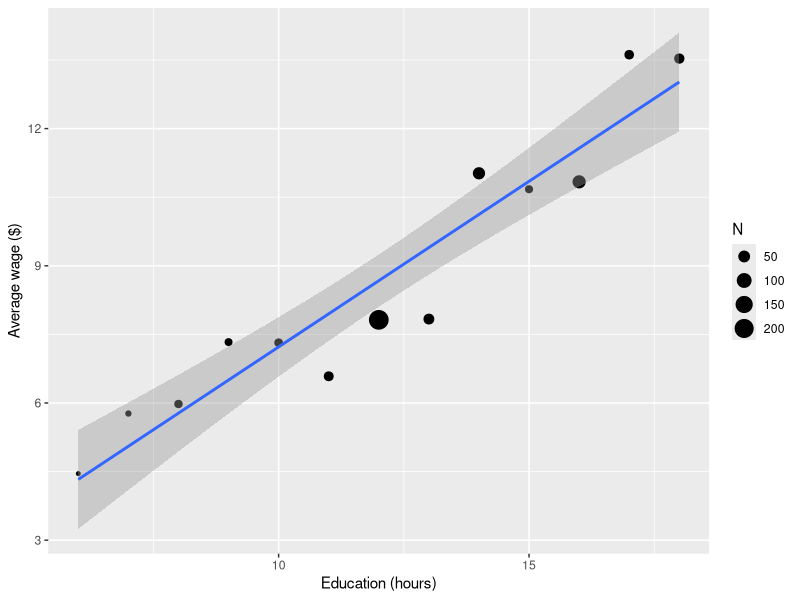
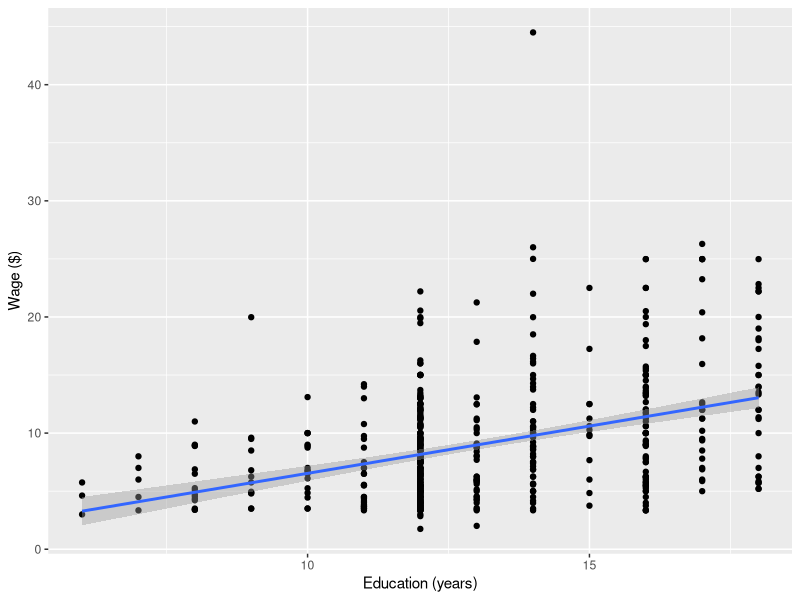
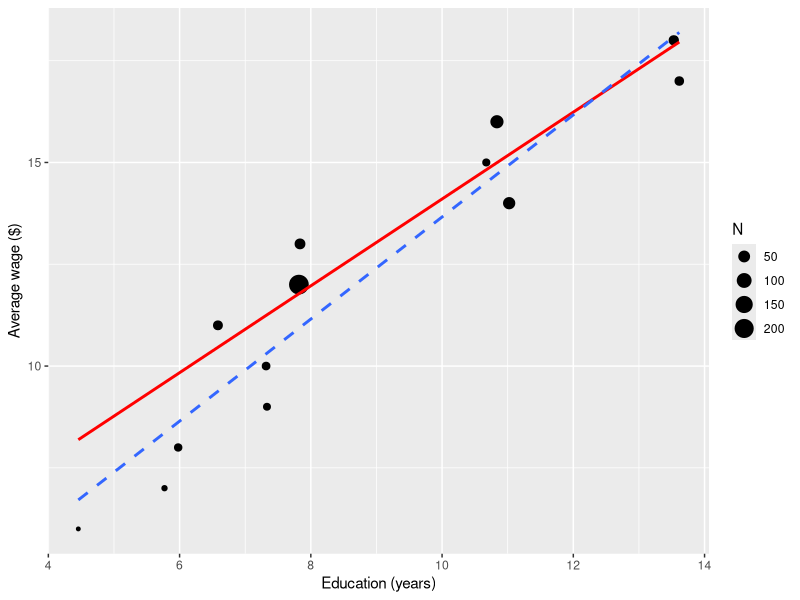
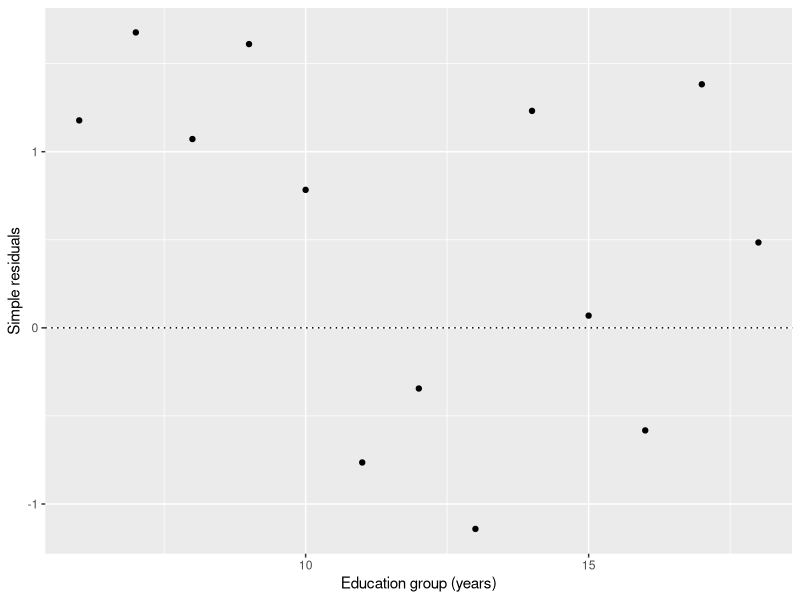
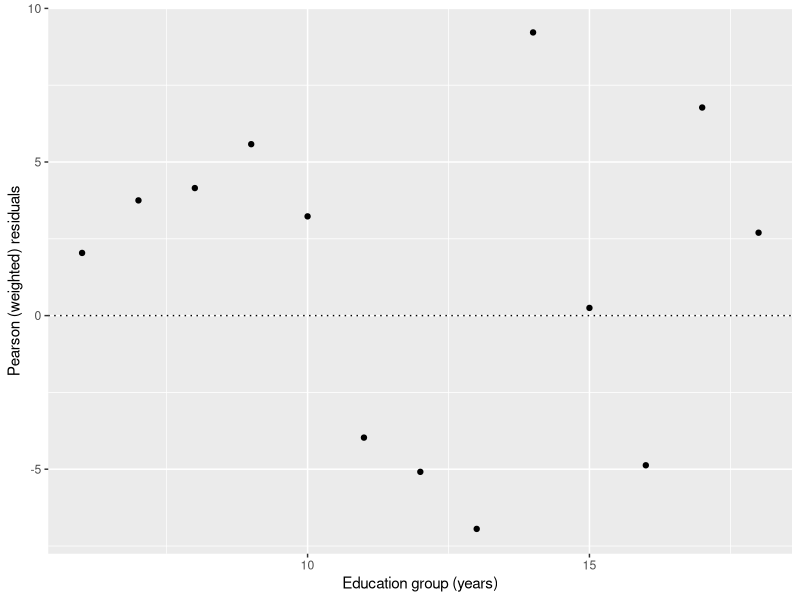
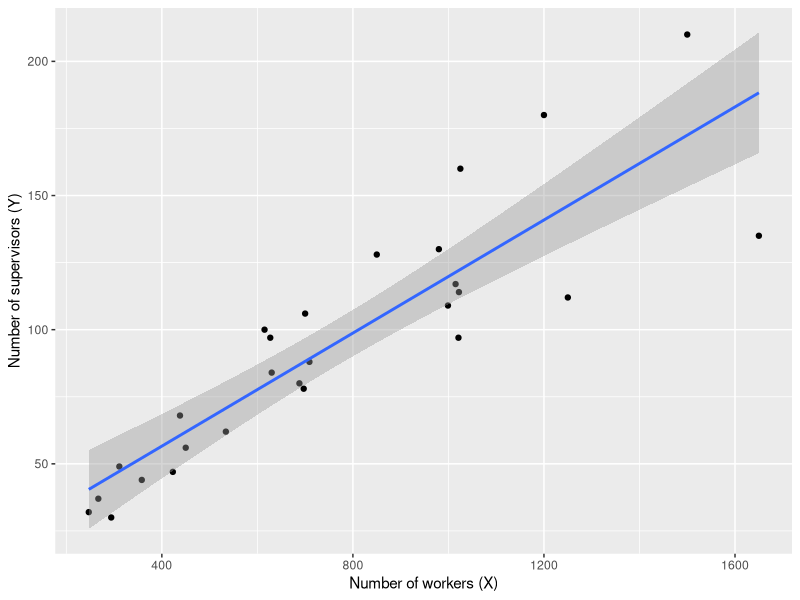
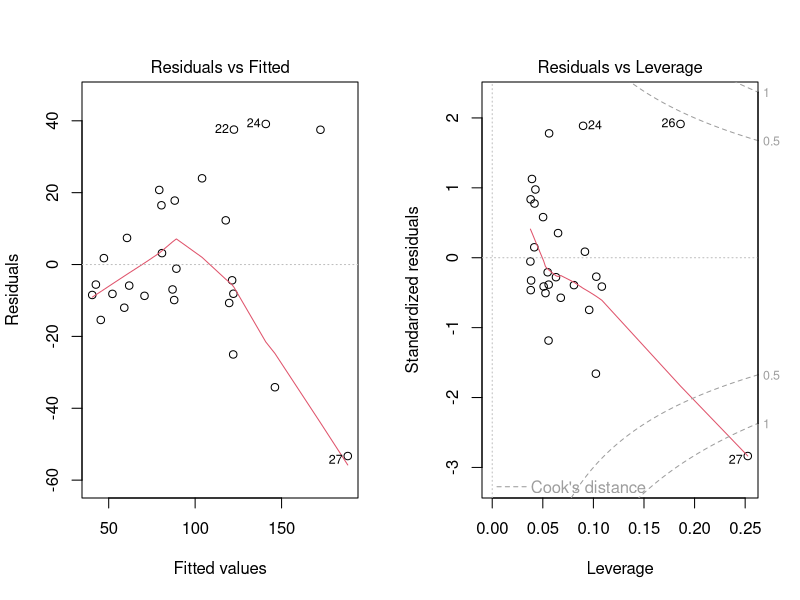
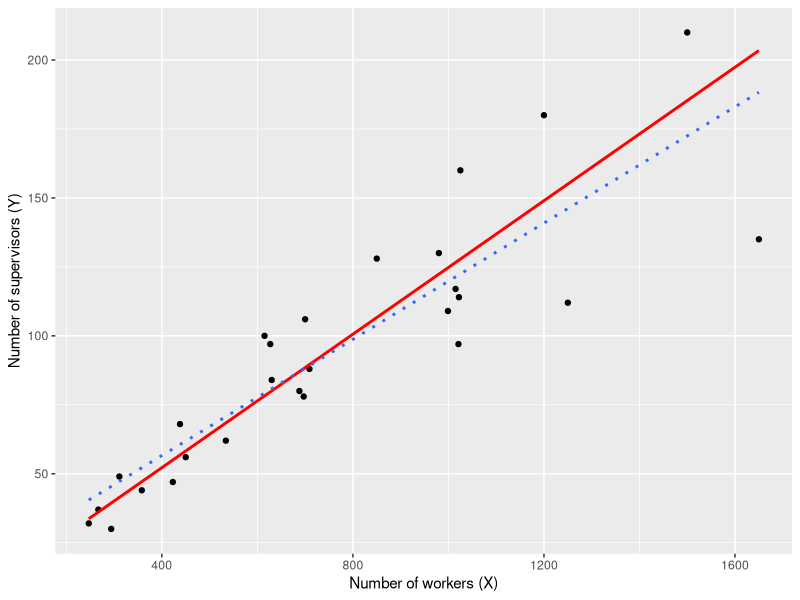

The R source for these figures, in order:
## ---- chunk 1
library(knitr)
opts_chunk$set(dev=c("png", "pdf"))
opts_chunk$set(fig.height=5, fig.width=7, fig.path="Figures/", fig.alt="unlabelled")
opts_chunk$set(comment="", fig.align="center", tidy=TRUE)
options(knitr.kable.NA = '')
library(tidyverse)
library(broom)
## ---- chunk 2
CPS5grouped =read.csv("CPS5grouped.csv",header=TRUE)
CPS5grouped =read.csv("../data/CPS5grouped.csv")
CPS5grouped
## ---- chunk 3
ggplot(data=CPS5grouped,
       mapping=aes(x=EDgroup, y=AvWage)) +
  geom_point(mapping = aes(size = N)) +
  geom_smooth(method='lm') +
  labs(x="Education (hours)", y = "Average wage ($)")
## ---- chunk 4
grouped.lm <- lm(AvWage ~ EDgroup, data=CPS5grouped)
summary(grouped.lm)
## ---- chunk 5
CPS5 = read.csv("CPS5.csv", header=TRUE)
CPS5 = read.csv("../data/CPS5.csv", header=TRUE)
head(CPS5);
## ---- chunk 6
ggplot(data=CPS5,
       mapping=aes(x=ED, y=WG)) +
  geom_point() +
  geom_smooth(method='lm') +
  labs(x="Education (years)", y="Wage ($)")
## ---- chunk 7
cps5.lm  = lm(WG ~ ED, data=CPS5)
summary(cps5.lm)
## ---- chunk 8
cps.wls = lm(AvWage ~ EDgroup, weights=N, data=CPS5grouped)
summary(cps.wls)
## ---- chunk 9
summary(cps5.lm)
## ---- chunk 10
ggplot(data=CPS5grouped,
       mapping=aes(x=AvWage, y=EDgroup)) +
  geom_point(mapping=aes(size=N)) +
  geom_smooth(method='lm', mapping=aes(weight=N), col='red', se=FALSE) +
  geom_smooth(method='lm', linetype = 'dashed' , se=FALSE) +
  labs(x="Education (years)", y="Average wage ($)")
## ---- chunk 11
augment(cps.wls, CPS5grouped) |>
  ggplot(mapping = aes(x=EDgroup, y=.resid)) +
  geom_point() +
  geom_hline(yintercept=0, linetype="dotted") +
  labs(y="Simple residuals", x="Education group (years)")
## ---- chunk 12
augment(cps.wls, CPS5grouped) |>
  mutate(pearson = .resid*sqrt(N)) |>
  ggplot(mapping = aes(x=EDgroup, y=pearson)) +
  geom_point() +
  geom_hline(yintercept=0, linetype="dotted") +
  labs(y="Pearson (weighted) residuals", x="Education group (years)")
## ---- chunk 13
supervisors = read.csv("supervisors.csv")
supervisors = read.csv("../data/supervisors.csv")
supervisors
## ---- chunk 14
ggplot(supervisors,
       mapping=aes(x=X, y=Y)) +
  geom_point() +
  geom_smooth(method='lm') +
  labs(x = "Number of workers (X)", y = "Number of supervisors (Y)")
## ---- chunk 15
sup.lm <- lm(Y ~ X, data=supervisors)
par(mfrow=c(1,2))
plot(sup.lm, which=c(1,5))
## ---- chunk 16
sup.wls = lm(Y ~ X  , data=supervisors, weights = 1/X^2 )
summary(sup.wls)
## ---- chunk 17
ggplot(data=supervisors,
       mapping=aes(x=X, y=Y)) +
  geom_point() +
  geom_smooth(method='lm', mapping=aes(weight=1/X^2), col='red', se=FALSE) +
  geom_smooth(method='lm', linetype='dotted', se=FALSE) +
  labs(x="Number of workers (X)", y = "Number of supervisors (Y)")
## ---- chunk 18
augment(sup.wls) |>
  mutate(pearson = .resid/X) |>
  ggplot(mapping = aes(x=X, y=pearson)) +
  geom_point() +
  geom_hline(yintercept=0, linetype="dotted")
  labs(y="Pearson (weighted) residuals", x="Number of workers (X)")
## ---- chunk 19
CPS5weighted <- CPS5grouped |> mutate(Wt = N/ StDev^2)
cps.wls2 <- lm(AvWage ~ EDgroup, weights=Wt, data=CPS5weighted)
summary(cps.wls2)
## ---- chunk 20
ggplot(data=CPS5weighted,
       mapping=aes(x=EDgroup, y=AvWage)) +
  geom_point(mapping=aes(size=N)) +
  geom_smooth(method='lm', mapping=aes(weight=Wt), col='red', se=FALSE) +
  geom_smooth(method='lm', mapping=aes(weight=N), linetype='dotted', se=FALSE) +
  labs(x="Education group (years)", y="Average Wage ($)")
